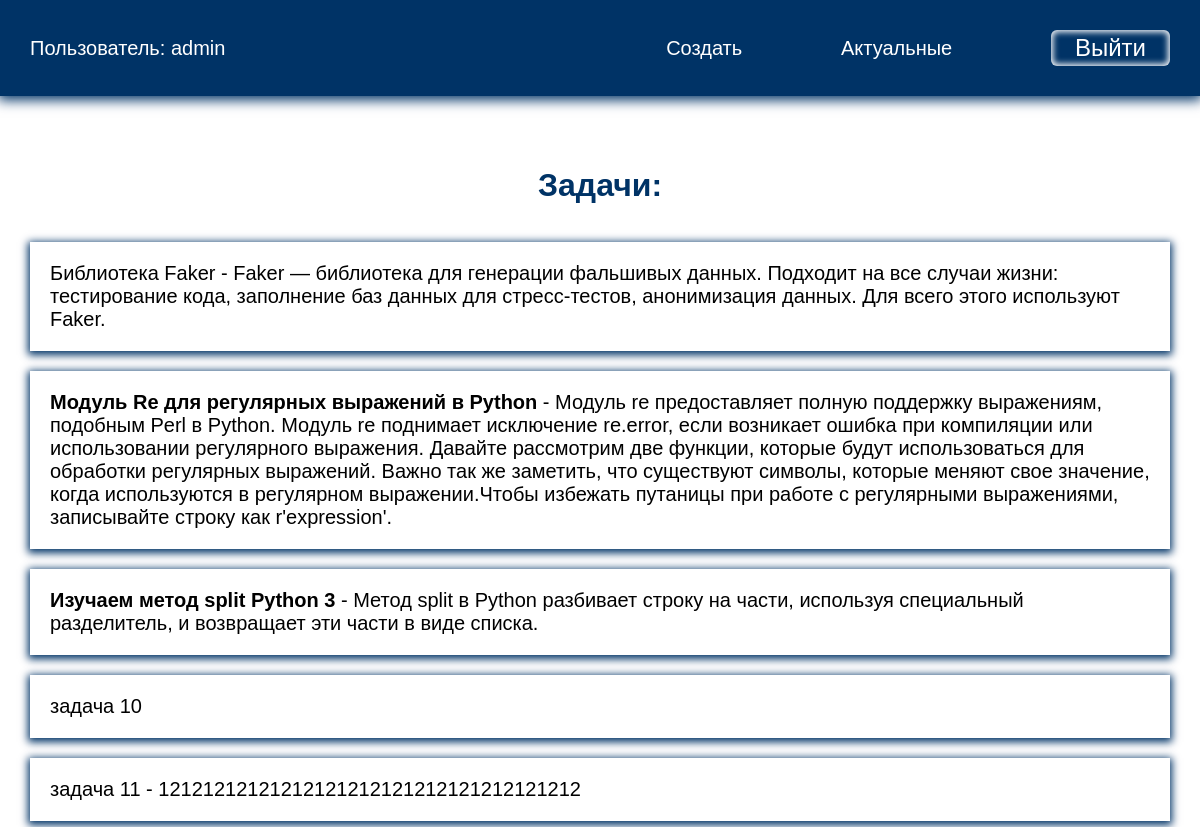
/current/ (signed in), run on the app's committed database.
### todo/models.py (models this page shows, shortened)
class Todo(models.Model):  # это куда будут сохраняться данные задачи
    title = models.CharField(max_length=100)
    memo = models.TextField(blank=True)  # чтобы сделать поле не обязательное для заполнения 'blank=True'
    created = models.DateTimeField(auto_now_add=True)  # когда поставили задачу
    date_completed = models.DateTimeField(blank=True, null=True)  # когда выполнили задачу, поле может быть пустое
    important = models.BooleanField(default=False)  # задача важная или нет
    user = models.ForeignKey(User, on_delete=models.CASCADE)  # внешний ключ,

### todo/views.py (the view)
# urls.py: path('current/', views.currenttodos, name='currenttodos'),  # текущие задачи
def currenttodos(request):  # страница 'Актуальные'
    todos = Todo.objects.filter(user=request.user, date_completed__isnull=True)  # показывает что objects нету т.к.
    return render(request, 'todo/currenttodos.html', {'todos': todos})

### todo/templates/todo/currenttodos.html
{% extends 'todo/base.html' %}
{% block content %}
<h1>Задачи:</h1>
<ul>
    {% for todo in todos %}
    <li>
        <a href="{% url 'viewtodo' todo.id %}">
        {% if todo.important %}
        <b>{{ todo.title }}</b>
        {% else %}
        {{ todo.title }}
        {% endif %}
        {% if todo.memo %}
        - {{ todo.memo }}
        {% endif %}
        </a>
    </li>
    {% endfor %}
</ul>
{% endblock %}

### todo/templates/todo/base.html (shortened to what this page needs)
<!DOCTYPE html>
{% load static %}
<html lang="en">
<head>
    <link rel="stylesheet" href="{% static 'css/style.css' %}">
</head>
<body>
{% if user.is_authenticated %}
<div class="menu">
    <div class="wrap">
        <ul>
            <li class="logo">Пользователь: {{ user.username }}</li>
            <li><a href="{% url 'createtodo' %}">Создать</a></li>
            <li><a href="{% url 'currenttodos' %}">Актуальные</a></li>
            <li>
                <form action="{% url 'logoutuser' %}" method="post">
                    <button class="top">Выйти</button>
                </form>
            </li>
        </ul>
    </div>
</div>
{% endif %}
<div class="content">
    <div class="wrap">
        {% block content %}
        {% endblock %}
    </div>
</div>
</body>
</html>

### todo/static/css/style.css (style rules this page uses)
body { padding: 0; margin: 0; font-family: Arial, Helvetica, sans-serif }
.wrap { max-width: 1200px; margin: 0 auto; padding: 10px 30px; box-sizing: border-box; }
.menu { background: #003366; box-shadow:0 2px 12px 2px #003366; }
ul { list-style: none; padding: 0; }
.menu a { color: #FFF; }
.menu ul { display: flex; justify-content: space-between; align-items: center; font-size: 20px; }
.menu .logo { color:#FFF; margin-right: 30%; }
a { text-decoration: none; }
.content .wrap { display: flex; flex-direction: column; align-items: center; justify-content: center; margin-top: 40px; }
h1, h2 { color: #003366; }
button { border-radius: 6px; box-shadow: inset 0 0 6px 2px #FFF; padding: 10px 40px; margin-top: 40px; font-size: 24px; cursor: pointer; }
.top { padding: 4px 24px; margin-top: 0; background: transparent; border: none; color: #FFF; }
.content li { box-shadow: 0 2px 8px 2px #003366; margin-bottom: 20px; font-size: 20px; }
.content a { color: #000000; display: block; padding: 20px; }

### data on the page
Todo: title "Библиотека Faker", memo "Faker — библиотека для генерации фальшивых данных. Подходит на все случаи жизни: тестирование кода, заполнение баз данных для стресс-тестов, анонимизация данных. Для всего этого используют Faker."
Todo: title "Модуль Re для регулярных выражений в Python", memo "Модуль re предоставляет полную поддержку выражениям, подобным Perl в Python. Модуль re поднимает исключение re.error, если возникает ошибка при компиляции или использовании регулярного выражения. Давайте рассмотрим две функции, которые будут использоваться для обработки регулярных выражений. Важно так же заметить, что существуют символы, которые меняют свое значение, когда используются в регулярном выражении.Чтобы избежать путаницы при работе с регулярными выражениями, записывайте строку как r'expression'."
Todo: title "Изучаем метод split Python 3", memo "Метод split в Python разбивает строку на части, используя специальный разделитель, и возвращает эти части в виде списка."
Todo: title "задача 10"
Todo: title "задача 11", memo "12121212121212121212121212121212121212"

### other printed values
{{ user.username }} "admin"
